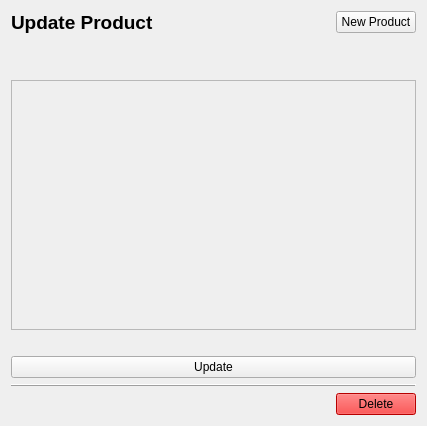
<?xml version="1.0" encoding="UTF-8"?>
<ui version="4.0">
 <class>Form</class>
 <widget class="QWidget" name="Form">
  <property name="geometry">
   <rect>
    <x>0</x>
    <y>0</y>
    <width>427</width>
    <height>426</height>
   </rect>
  </property>
  <property name="windowTitle">
   <string>Form</string>
  </property>
  <layout class="QVBoxLayout" name="verticalLayout">
   <item>
    <layout class="QHBoxLayout" name="horizontalLayout" stretch="1,0">
     <item>
      <widget class="QLabel" name="titleLabel">
       <property name="font">
        <font>
         <pointsize>14</pointsize>
         <weight>75</weight>
         <bold>true</bold>
        </font>
       </property>
       <property name="text">
        <string>Update Product</string>
       </property>
      </widget>
     </item>
     <item>
      <widget class="QPushButton" name="pushButton">
       <property name="text">
        <string>New Product</string>
       </property>
      </widget>
     </item>
    </layout>
   </item>
   <item>
    <widget class="QLabel" name="messageLabel">
     <property name="styleSheet">
      <string notr="true">padding:10;</string>
     </property>
     <property name="text">
      <string/>
     </property>
    </widget>
   </item>
   <item>
    <widget class="QScrollArea" name="scrollArea">
     <property name="widgetResizable">
      <bool>true</bool>
     </property>
     <widget class="QWidget" name="scrollAreaWidgetContents_2">
      <property name="geometry">
       <rect>
        <x>0</x>
        <y>0</y>
        <width>407</width>
        <height>219</height>
       </rect>
      </property>
     </widget>
    </widget>
   </item>
   <item>
    <widget class="QLabel" name="progressLabel">
     <property name="styleSheet">
      <string notr="true">color:green;</string>
     </property>
     <property name="text">
      <string/>
     </property>
     <property name="alignment">
      <set>Qt::AlignCenter</set>
     </property>
    </widget>
   </item>
   <item>
    <widget class="QPushButton" name="submitButton">
     <property name="text">
      <string>Update</string>
     </property>
    </widget>
   </item>
   <item>
    <widget class="QFrame" name="frame">
     <property name="frameShape">
      <enum>QFrame::HLine</enum>
     </property>
     <property name="frameShadow">
      <enum>QFrame::Raised</enum>
     </property>
    </widget>
   </item>
   <item>
    <layout class="QHBoxLayout" name="horizontalLayout_3">
     <item>
      <spacer name="horizontalSpacer">
       <property name="orientation">
        <enum>Qt::Horizontal</enum>
       </property>
       <property name="sizeHint" stdset="0">
        <size>
         <width>40</width>
         <height>20</height>
        </size>
       </property>
      </spacer>
     </item>
     <item>
      <widget class="QPushButton" name="pushButton_2">
       <property name="styleSheet">
        <string notr="true">background:red;</string>
       </property>
       <property name="text">
        <string>Delete</string>
       </property>
      </widget>
     </item>
    </layout>
   </item>
  </layout>
 </widget>
 <resources/>
 <connections/>
</ui>
